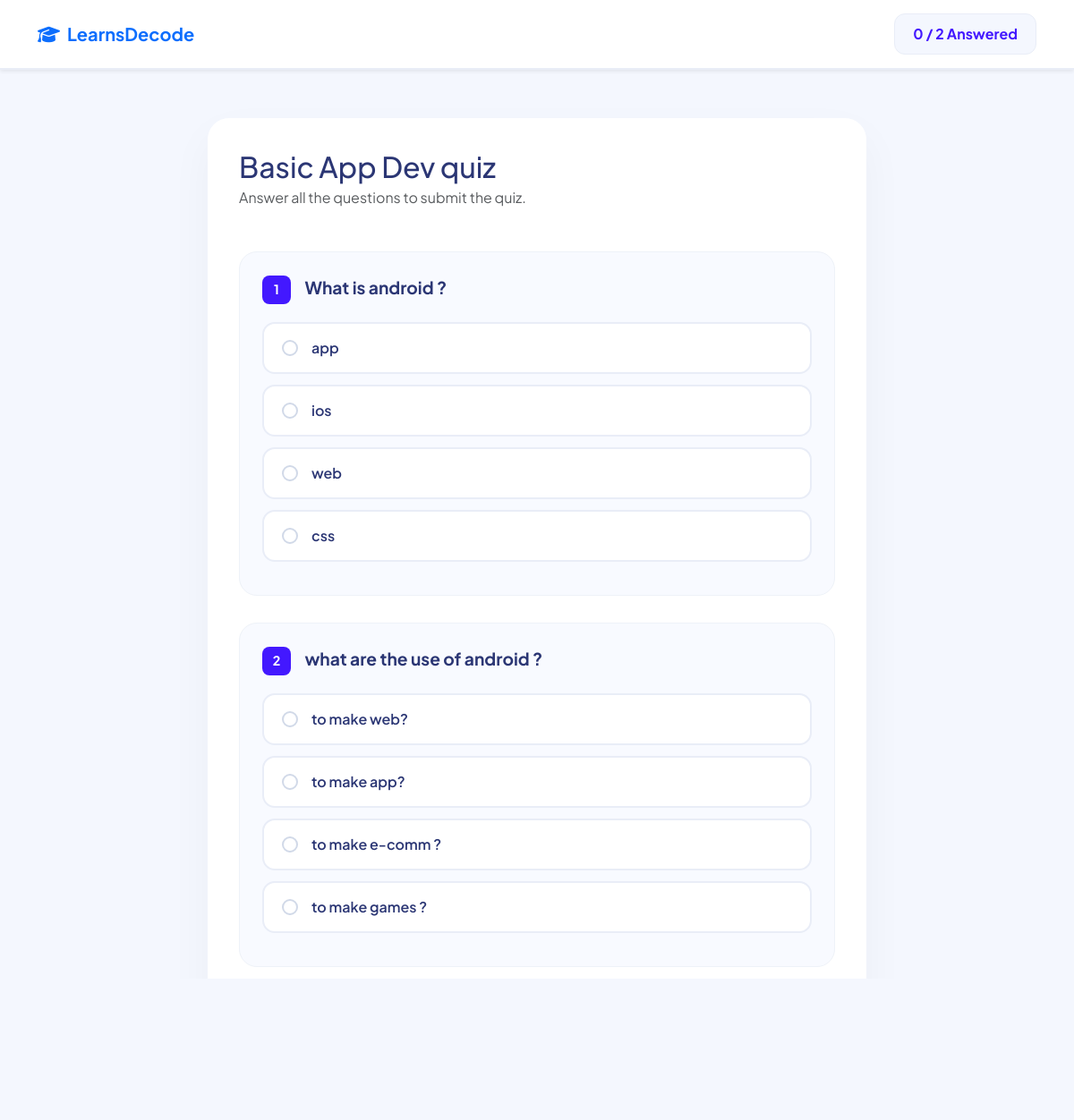
Page /student/take_quiz.php?id=2 (signed in) on the committed database.
### tables this page shows
CREATE TABLE `quizzes` (
  `id` int(10) UNSIGNED NOT NULL,
  `course_id` int(10) UNSIGNED NOT NULL,
  `title` varchar(150) NOT NULL,
  `total_marks` int(10) UNSIGNED DEFAULT 0,
  `created_at` timestamp NOT NULL DEFAULT current_timestamp(),
  `status` enum('draft','published') DEFAULT 'draft'
);

CREATE TABLE `quiz_questions` (
  `id` int(10) UNSIGNED NOT NULL,
  `quiz_id` int(10) UNSIGNED NOT NULL,
  `question_text` text NOT NULL,
  `marks` int(10) UNSIGNED DEFAULT 1
);

CREATE TABLE `quiz_options` (
  `id` int(10) UNSIGNED NOT NULL,
  `question_id` int(10) UNSIGNED NOT NULL,
  `option_text` text NOT NULL,
  `is_correct` tinyint(1) DEFAULT 0
);

### student/take_quiz.php (the view, shortened to what this page needs)
<?php
require '../config/config.php';
$quiz_id = (int)$_GET['id'];
$quiz_q = mysqli_query($conn, "SELECT * FROM quizzes WHERE id = '$quiz_id'");
$quiz = mysqli_fetch_assoc($quiz_q);
$questions_q = mysqli_query($conn, "SELECT * FROM quiz_questions WHERE quiz_id = '$quiz_id'");
$total_q = mysqli_num_rows($questions_q);
?>
<!DOCTYPE html>
<html lang="en">
<head>
    <link href="https://cdn.jsdelivr.net/npm/bootstrap@5.3.0/dist/css/bootstrap.min.css" rel="stylesheet">
    <link rel="stylesheet" href="https://cdnjs.cloudflare.com/ajax/libs/font-awesome/6.4.0/css/all.min.css">
    <link rel="stylesheet" href="https://cdnjs.cloudflare.com/ajax/libs/animate.css/4.1.1/animate.min.css"/>
</head>
<body>
<header class="quiz-header shadow-sm">
    <div class="container d-flex justify-content-between align-items-center">
        <div>
            <h5 class="fw-bold mb-0 text-primary"><i class="fas fa-graduation-cap me-2"></i>LearnsDecode</h5>
        </div>
        <div class="d-flex align-items-center gap-3">
            <div class="status-pill">
                <span id="answeredCount">0</span> / <?= $total_q ?> Answered
            </div>
        </div>
    </div>
</header>
<div class="container py-4">
    <div class="row justify-content-center">
        <div class="col-lg-8">
            <div class="quiz-card animate__animated animate__fadeIn">
                <div class="mb-5">
                    <h2 class="fw-extrabold mb-1"><?= htmlspecialchars($quiz['title']) ?></h2>
                    <p class="text-muted">Answer all the questions to submit the quiz.</p>
                </div>
                <form action="process_quiz.php" method="POST" id="quizForm">
                    <?php
                    $q_index = 1;
                    if($total_q > 0):
                        while($q = mysqli_fetch_assoc($questions_q)):
                            $q_id = $q['id'];
                    ?>
                    <div class="question-box">
                        <span class="question-text">
                            <span class="q-number"><?= $q_index ?></span>
                            <?= htmlspecialchars($q['question_text']) ?>
                        </span>
                        <div class="options-wrapper">
                            <?php
                            $options_q = mysqli_query($conn, "SELECT * FROM quiz_options WHERE question_id = '$q_id'");
                            while($opt = mysqli_fetch_assoc($options_q)):
                            ?>
                            <div class="option-container">
                                <label for="opt_<?= $opt['id'] ?>" class="option-label">
                                    <span class="check-dot"></span>
                                    <?= htmlspecialchars($opt['option_text']) ?>
                                </label>
                            </div>
                            <?php endwhile; ?>
                        </div>
                    </div>
                    <?php $q_index++; endwhile; ?>
                    <button type="submit" class="btn btn-submit">
                        Submit Quiz <i class="fas fa-chevron-right ms-2"></i>
                    </button>
                    <?php endif; ?>
                </form>
            </div>
        </div>
    </div>
</div>
</body>
</html>

### student/take_quiz.php (style rules this page uses)
:root { --primary: #4318ff; --secondary: #6c757d; --bg: #f4f7fe; --text-dark: #2b3674; }
body { background: var(--bg); font-family: 'Plus Jakarta Sans', sans-serif; color: var(--text-dark); }
.quiz-header { position: sticky; top: 0; background: white; z-index: 1000; border-bottom: 2px solid #e9edf7; padding: 15px 0; }
.status-pill { background: #f4f7fe; padding: 10px 20px; border-radius: 12px; font-weight: 700; color: var(--primary); border: 1px solid #e9edf7; }
.quiz-card { background: white; border-radius: 24px; padding: 35px; box-shadow: 0 20px 50px rgba(0,0,0,0.04); border: none; margin-top: 30px; }
.question-box { background: #f8faff; border-radius: 20px; padding: 25px; margin-bottom: 30px; border: 1px solid #eef2f8; transition: 0.3s; }
.question-text { font-size: 1.2rem; font-weight: 700; color: var(--text-dark); margin-bottom: 20px; display: block; }
.option-container { position: relative; margin-bottom: 12px; }
.option-label { display: flex; align-items: center; padding: 15px 20px; background: white; border: 2px solid #e9edf7; border-radius: 14px; cursor: pointer; transition: 0.3s; font-weight: 600; }
.check-dot { height: 18px; width: 18px; background-color: #fff; border: 2px solid #d1d9e8; border-radius: 50%; margin-right: 15px; display: inline-block; position: relative; }
.btn-submit { background: var(--primary); color: white; border: none; padding: 18px; border-radius: 18px; font-weight: 800; font-size: 1.1rem; width: 100%; transition: 0.4s; margin-top: 20px; box-shadow: 0 10px 25px rgba(67, 24, 255, 0.25); }
.q-number { background: var(--primary); color: white; width: 32px; height: 32px; border-radius: 8px; display: inline-flex; align-items: center; justify-content: center; font-size: 0.9rem; margin-right: 12px; }

### rows in the picture
quizzes: title "Basic App Dev quiz"
quiz_questions: question_text "What is android ?"
quiz_options: option_text "app"
quiz_options: option_text "ios"
quiz_options: option_text "web"
quiz_options: option_text "css"
quiz_questions: question_text "what are the use of android ?"
quiz_options: option_text "to make web?"
quiz_options: option_text "to make app?"
quiz_options: option_text "to make e-comm ?"
quiz_options: option_text "to make games ?"

### other values in the picture
$total_q "2"
